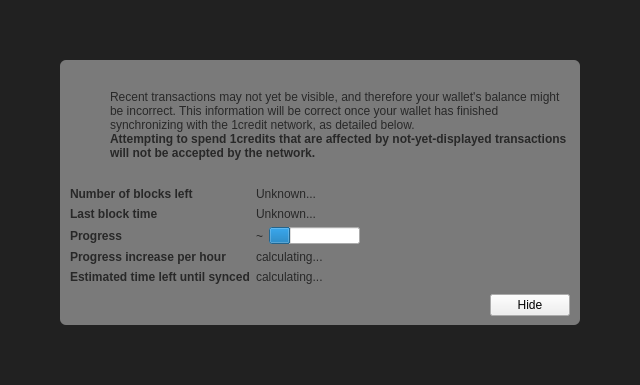
<?xml version="1.0" encoding="UTF-8"?>
<ui version="4.0">
 <class>ModalOverlay</class>
 <widget class="ModalOverlay" name="ModalOverlay">
  <property name="geometry">
   <rect>
    <x>0</x>
    <y>0</y>
    <width>640</width>
    <height>385</height>
   </rect>
  </property>
  <property name="windowTitle">
   <string>Form</string>
  </property>
  <property name="styleSheet">
   <string notr="true"/>
  </property>
  <layout class="QVBoxLayout" name="verticalLayout" stretch="0">
   <property name="sizeConstraint">
    <enum>QLayout::SetDefaultConstraint</enum>
   </property>
   <property name="leftMargin">
    <number>0</number>
   </property>
   <property name="topMargin">
    <number>0</number>
   </property>
   <property name="rightMargin">
    <number>0</number>
   </property>
   <property name="bottomMargin">
    <number>0</number>
   </property>
   <item>
    <widget class="QWidget" name="bgWidget" native="true">
     <property name="styleSheet">
      <string notr="true">#bgWidget { background: rgba(0,0,0,220); }</string>
     </property>
     <layout class="QVBoxLayout" name="verticalLayoutMain" stretch="1">
      <property name="leftMargin">
       <number>60</number>
      </property>
      <property name="topMargin">
       <number>60</number>
      </property>
      <property name="rightMargin">
       <number>60</number>
      </property>
      <property name="bottomMargin">
       <number>60</number>
      </property>
      <item>
       <widget class="QWidget" name="contentWidget" native="true">
        <property name="styleSheet">
         <string notr="true">#contentWidget { background: rgba(128,128,128,240); border-radius: 6px; }

QLabel { color: rgb(40,40,40);  }</string>
        </property>
        <layout class="QVBoxLayout" name="verticalLayoutSub" stretch="1,0,0,0">
         <property name="spacing">
          <number>0</number>
         </property>
         <property name="leftMargin">
          <number>10</number>
         </property>
         <property name="topMargin">
          <number>10</number>
         </property>
         <property name="rightMargin">
          <number>10</number>
         </property>
         <property name="bottomMargin">
          <number>10</number>
         </property>
         <item>
          <layout class="QHBoxLayout" name="horizontalLayoutIconText" stretch="0,1">
           <property name="topMargin">
            <number>20</number>
           </property>
           <item>
            <layout class="QVBoxLayout" name="verticalLayoutIcon">
             <property name="leftMargin">
              <number>0</number>
             </property>
             <item>
              <widget class="QPushButton" name="warningIcon">
               <property name="enabled">
                <bool>false</bool>
               </property>
               <property name="text">
                <string/>
               </property>
               <property name="icon">
                <iconset>
                 <normaloff>:/icons/warning</normaloff>
                 <disabledoff>:/icons/warning</disabledoff>:/icons/warning</iconset>
               </property>
               <property name="iconSize">
                <size>
                 <width>48</width>
                 <height>48</height>
                </size>
               </property>
               <property name="flat">
                <bool>true</bool>
               </property>
              </widget>
             </item>
             <item>
              <spacer name="verticalSpacerWarningIcon">
               <property name="orientation">
                <enum>Qt::Vertical</enum>
               </property>
               <property name="sizeHint" stdset="0">
                <size>
                 <width>20</width>
                 <height>40</height>
                </size>
               </property>
              </spacer>
             </item>
            </layout>
           </item>
           <item>
            <layout class="QVBoxLayout" name="verticalLayoutInfoText">
             <property name="leftMargin">
              <number>0</number>
             </property>
             <property name="topMargin">
              <number>0</number>
             </property>
             <item>
              <widget class="QLabel" name="infoText">
               <property name="text">
                <string>Recent transactions may not yet be visible, and therefore your wallet's balance might be incorrect. This information will be correct once your wallet has finished synchronizing with the 1credit network, as detailed below.</string>
               </property>
               <property name="textFormat">
                <enum>Qt::RichText</enum>
               </property>
               <property name="wordWrap">
                <bool>true</bool>
               </property>
              </widget>
             </item>
             <item>
              <widget class="QLabel" name="infoTextStrong">
               <property name="font">
                <font>
                 <weight>75</weight>
                 <bold>true</bold>
                </font>
               </property>
               <property name="text">
                <string>Attempting to spend 1credits that are affected by not-yet-displayed transactions will not be accepted by the network.</string>
               </property>
               <property name="textFormat">
                <enum>Qt::RichText</enum>
               </property>
               <property name="wordWrap">
                <bool>true</bool>
               </property>
              </widget>
             </item>
             <item>
              <spacer name="verticalSpacerInTextSpace">
               <property name="orientation">
                <enum>Qt::Vertical</enum>
               </property>
               <property name="sizeHint" stdset="0">
                <size>
                 <width>20</width>
                 <height>40</height>
                </size>
               </property>
              </spacer>
             </item>
            </layout>
           </item>
          </layout>
         </item>
         <item>
          <spacer name="verticalSpacerAfterText">
           <property name="orientation">
            <enum>Qt::Vertical</enum>
           </property>
           <property name="sizeHint" stdset="0">
            <size>
             <width>20</width>
             <height>40</height>
            </size>
           </property>
          </spacer>
         </item>
         <item>
          <layout class="QFormLayout" name="formLayout">
           <property name="fieldGrowthPolicy">
            <enum>QFormLayout::FieldsStayAtSizeHint</enum>
           </property>
           <property name="horizontalSpacing">
            <number>6</number>
           </property>
           <property name="verticalSpacing">
            <number>6</number>
           </property>
           <property name="topMargin">
            <number>10</number>
           </property>
           <item row="0" column="0">
            <widget class="QLabel" name="labelNumberOfBlocksLeft">
             <property name="font">
              <font>
               <weight>75</weight>
               <bold>true</bold>
              </font>
             </property>
             <property name="text">
              <string>Number of blocks left</string>
             </property>
            </widget>
           </item>
           <item row="0" column="1">
            <widget class="QLabel" name="numberOfBlocksLeft">
             <property name="text">
              <string>Unknown...</string>
             </property>
            </widget>
           </item>
           <item row="1" column="0">
            <widget class="QLabel" name="labelLastBlockTime">
             <property name="font">
              <font>
               <weight>75</weight>
               <bold>true</bold>
              </font>
             </property>
             <property name="text">
              <string>Last block time</string>
             </property>
            </widget>
           </item>
           <item row="1" column="1">
            <widget class="QLabel" name="newestBlockDate">
             <property name="sizePolicy">
              <sizepolicy hsizetype="Maximum" vsizetype="Preferred">
               <horstretch>0</horstretch>
               <verstretch>0</verstretch>
              </sizepolicy>
             </property>
             <property name="text">
              <string>Unknown...</string>
             </property>
            </widget>
           </item>
           <item row="2" column="0">
            <widget class="QLabel" name="labelSyncDone">
             <property name="font">
              <font>
               <weight>75</weight>
               <bold>true</bold>
              </font>
             </property>
             <property name="text">
              <string>Progress</string>
             </property>
            </widget>
           </item>
           <item row="2" column="1">
            <layout class="QHBoxLayout" name="horizontalLayoutSync" stretch="0,1">
             <item>
              <widget class="QLabel" name="percentageProgress">
               <property name="text">
                <string notr="true">~</string>
               </property>
              </widget>
             </item>
             <item>
              <widget class="QProgressBar" name="progressBar">
               <property name="value">
                <number>24</number>
               </property>
               <property name="format">
                <string/>
               </property>
              </widget>
             </item>
            </layout>
           </item>
           <item row="4" column="0">
            <widget class="QLabel" name="labelProgressIncrease">
             <property name="font">
              <font>
               <weight>75</weight>
               <bold>true</bold>
              </font>
             </property>
             <property name="text">
              <string>Progress increase per hour</string>
             </property>
            </widget>
           </item>
           <item row="4" column="1">
            <widget class="QLabel" name="progressIncreasePerH">
             <property name="text">
              <string>calculating...</string>
             </property>
            </widget>
           </item>
           <item row="5" column="0">
            <widget class="QLabel" name="labelEstimatedTimeLeft">
             <property name="font">
              <font>
               <weight>75</weight>
               <bold>true</bold>
              </font>
             </property>
             <property name="text">
              <string>Estimated time left until synced</string>
             </property>
            </widget>
           </item>
           <item row="5" column="1">
            <widget class="QLabel" name="expectedTimeLeft">
             <property name="text">
              <string>calculating...</string>
             </property>
            </widget>
           </item>
          </layout>
         </item>
         <item>
          <layout class="QHBoxLayout" name="horizontalLayoutButtons">
           <property name="leftMargin">
            <number>10</number>
           </property>
           <property name="topMargin">
            <number>10</number>
           </property>
           <item>
            <spacer name="horizontalSpacer">
             <property name="orientation">
              <enum>Qt::Horizontal</enum>
             </property>
             <property name="sizeHint" stdset="0">
              <size>
               <width>40</width>
               <height>20</height>
              </size>
             </property>
            </spacer>
           </item>
           <item>
            <widget class="QPushButton" name="closeButton">
             <property name="text">
              <string>Hide</string>
             </property>
            </widget>
           </item>
          </layout>
         </item>
        </layout>
       </widget>
      </item>
     </layout>
    </widget>
   </item>
  </layout>
 </widget>
 <customwidgets>
  <customwidget>
   <class>ModalOverlay</class>
   <extends>QWidget</extends>
   <header>modaloverlay.h</header>
   <container>1</container>
  </customwidget>
 </customwidgets>
 <resources/>
 <connections/>
</ui>
